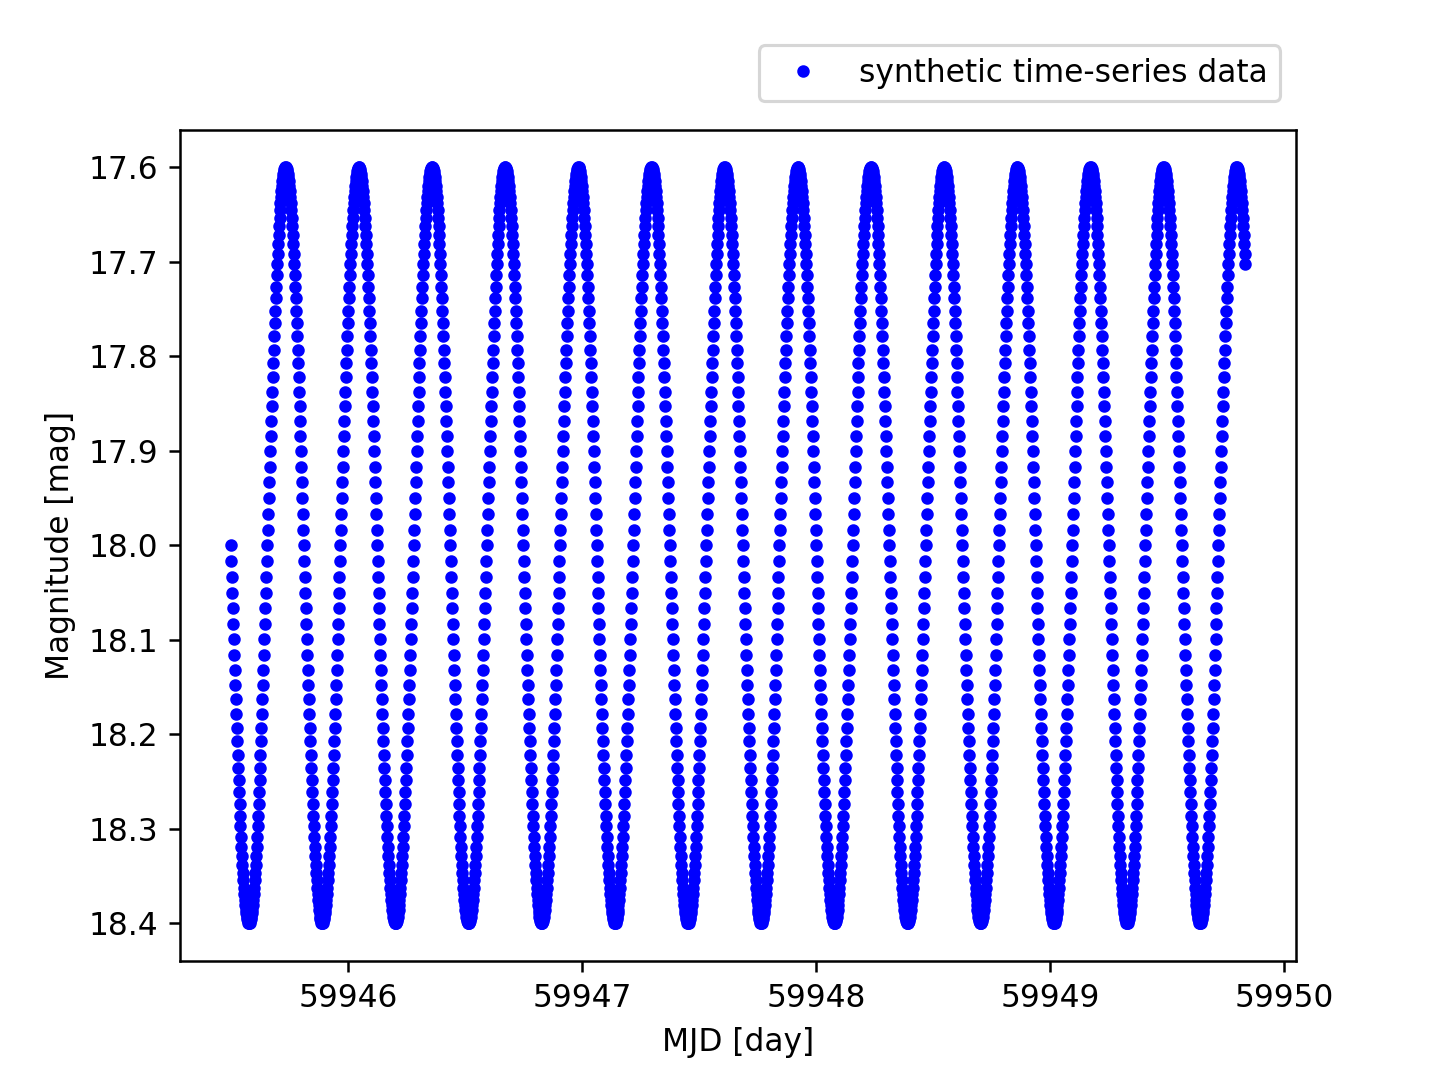

The script that drew this image:
#!/usr/pkg/bin/python3.9

#
# Time-stamp: <2022/12/03 21:39:00 (CST) daisuke>
#

# importing argparse module
import argparse

# importing numpy module
import numpy

# importing matplotlib module
import matplotlib.figure
import matplotlib.backends.backend_agg

#
# command-line argument analysis
#

# constructing parser object
parser = argparse.ArgumentParser (description='plotting time-series data')

# adding arguments
parser.add_argument ('-i', type=str, default="in.data", \
                     help='input data file name (default: in.data)')
parser.add_argument ('-o', type=str, default="out.png", \
                     help='output figure file name (default: out.png)')

# parsing arguments
args = parser.parse_args ()

#
# input parameters
#

# data file name
file_data = args.i

# output file name
file_fig = args.o

#
# reading data from file
#

# empty numpy arrays for storing data
data_mjd = numpy.array ([])
data_mag = numpy.array ([])
data_err = numpy.array ([])

# opening file
with open (file_data, 'r') as fh:
    # reading file line-by-line
    for line in fh:
        # skipping line if the line starts with '#'
        if (line[0] == '#'):
            continue
        # removing line feed at the end of line
        line = line.strip ()
        # splitting data
        (datetime_str, mjd_str, mag_str, err_str) = line.split ()
        # conversion from string into float
        mjd = float (mjd_str)
        mag = float (mag_str)
        err = float (err_str)
        # appending the data at the end of numpy arrays
        data_mjd = numpy.append (data_mjd, mjd)
        data_mag = numpy.append (data_mag, mag)
        data_err = numpy.append (data_err, err)

#
# making a plot
#
        
# making objects "fig", "canvas", and "ax"
fig     = matplotlib.figure.Figure ()
canvasu = matplotlib.backends.backend_agg.FigureCanvasAgg (fig)
ax      = fig.add_subplot (111)

# labels
ax.set_xlabel ('MJD [day]')
ax.set_ylabel ('Magnitude [mag]')

# axes
ax.invert_yaxis ()

# plotting data
ax.plot (data_mjd, data_mag, \
         linestyle='None', marker='.', color='b', \
         label='synthetic time-series data')
ax.legend (bbox_to_anchor=(1.0, 1.12), loc='upper right')

# saving the plot into a file
fig.savefig (file_fig, dpi=225)
